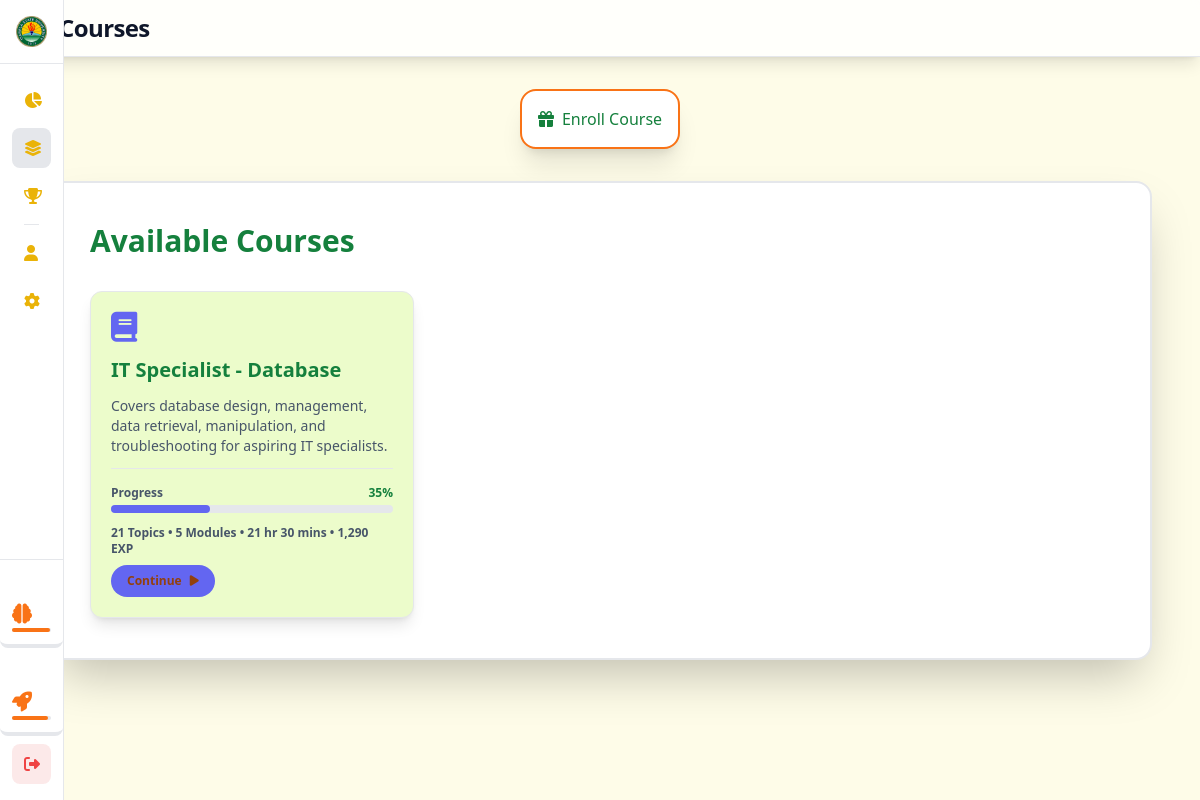
Page /Learner/courses.php (signed in) on the committed database.
### tables this page shows
CREATE TABLE `courses` (
  `id` int(11) NOT NULL AUTO_INCREMENT,
  `title` varchar(255) NOT NULL,
  `description` text DEFAULT NULL,
  PRIMARY KEY (`id`)
);

### Learner/functions/count_progress_percentage.php (called while the page is built, shortened)
<?php
include '../pdoconfig.php';
function count_progress_percentage($course_id, $module_id = null)
{
    global $pdo;
    if ($module_id === null) {
        $stmt = $pdo->prepare("SELECT * FROM modules WHERE course_id = :course_id");
        $stmt->execute([':course_id' => $course_id]);
        $modules = $stmt->fetchAll();
        $total_modules = 0;
        $sum_percentage = 0.0;
        foreach ($modules as $module) {
            $stmt = $pdo->prepare("SELECT COUNT(t.id) AS total_topics FROM topics t WHERE t.module_id = :module_id");
            $stmt->execute(['module_id' => $module['id']]);
            $topics = $stmt->fetch();
            $stmt = $pdo->prepare("SELECT COUNT(tc.id) AS completed_topics FROM topics_completed tc
                        JOIN topics t ON tc.topic_id = t.id
                    WHERE tc.student_id = :student_id AND t.module_id = :module_id");
            $stmt->execute([":student_id" => $_SESSION['student_id'], ":module_id" => $module['id']]);
            $t = $stmt->fetch();
            if ($t['completed_topics'] > 0) {
                $progress_percentage = ($t['completed_topics'] / $topics['total_topics']) * 100;
            } else {
                $progress_percentage = 0;
            }
            $sum_percentage += $progress_percentage;
            $total_modules++;
        }
        $progress_percentage = ($sum_percentage / $total_modules);
        return round($progress_percentage, 2);
    }
}
?>

### Learner/functions/count_topics.php (called while the page is built, shortened)
<?php
include '../pdoconfig.php';
function count_topics($course_id, $module_id = null) {
    global $pdo;
    if ($module_id === null) {
        $stmt = $pdo->prepare("
            SELECT COUNT(t.id) AS total_topics
            FROM topics t
            JOIN modules m ON t.module_id = m.id
            JOIN courses c ON m.course_id = c.id
            WHERE c.id = :course_id
        ");
        $stmt->execute([":course_id" => $course_id]);
    }
    $topics = $stmt->fetch();
    return $topics["total_topics"];
}
?>

### Learner/functions/count_estimated_time.php (called while the page is built, shortened)
<?php
include '../pdoconfig.php';
function count_estimated_time($course_id, $module_id = null)
{
    global $pdo;
    if ($module_id === null) {
        $stmt = $pdo->prepare("SELECT SUM(t.estimated_minute) AS total_minutes FROM topics t
                                JOIN modules m ON t.module_id = m.id
                                JOIN courses c ON m.course_id = c.id
                            WHERE c.id = :course_id");
        $stmt->execute([':course_id' => $course_id]);
        $topics = $stmt->fetch();
        $total_minutes = $topics['total_minutes'];
    }
    return $total_minutes;
}

### Learner/functions/format_time.php (called while the page is built)
<?php
function formatTime($minutes)
{
    $hours = floor($minutes / 60);
    $mins = $minutes % 60;
    if ($hours > 0 && $mins > 0) {
        return "$hours hr $mins mins";
    } elseif ($hours > 0) {
        return "$hours hr";
    } else {
        return "$mins mins";
    }
}
?>

### Learner/functions/count_total_exp.php (called while the page is built, shortened)
<?php
include '../pdoconfig.php';
function count_total_exp($course_id, $module_id = null)
{
    global $pdo;
    if ($module_id === null) {
        $stmt = $pdo->prepare("SELECT SUM(t.total_exp) AS total_exp FROM topics t
                                JOIN modules m ON t.module_id = m.id
                                JOIN courses c ON m.course_id = c.id
                            WHERE c.id = :course_id");
        $stmt->execute([':course_id' => $course_id]);
        $topics = $stmt->fetch();
        $base_exp = $topics['total_exp'];
        $performance_exp = $base_exp * 0.6;
    }
    return [$base_exp, $performance_exp];
}
?>

### Learner/courses.php (the view, shortened to what this page needs)
<?php
include 'functions/format_time.php';
include 'functions/count_modules.php';
include 'functions/count_topics.php';
include 'functions/count_estimated_time.php';
include 'functions/count_progress_percentage.php';
$student_id = $_SESSION['student_id'];
?>
<!DOCTYPE html>
<html lang="en">
<head>
    <link rel="stylesheet" href="../output.css">
    <link rel="stylesheet" href="https://cdnjs.cloudflare.com/ajax/libs/font-awesome/6.4.0/css/all.min.css"/>
</head>
<body class="min-h-screen flex" style="background-color: var(--color-main-bg); color: var(--color-text);">
    <?php include 'sidebar.php'?>
    <div class="flex-1 flex flex-col overflow-y-auto custom-scrollbar-hide">
        <header class="main-header backdrop-blur-sm p-4 shadow-lg px-6 py-3 flex justify-between items-center z-10"
            style="background-color: var(--color-header-bg); border-bottom: 1px solid var(--color-card-border);">
            <div class="flex items-center">
                <div class="flex gap-2">
                <h1 class="text-2xl font-extrabold tracking-tight" style="color: var(--color-text);">📚 Courses</h1>
            </div>
                </div>
        </header>
        <main class="flex-1 px-6 md:px-12 py-8 flex flex-col items-center justify-start">
            <button id="show-enrollment-btn" class="p-4 rounded-2xl shadow-xl mb-8 text-center transition-all hover:opacity-90 flex items-center justify-center"
            style="background-color: var(--color-card-bg); border: 2px solid var(--color-heading-secondary); color: var(--color-heading);">
                <i class="fas fa-gift mr-2"></i> Enroll Course
            </button>
            <div id="courses-section" class="p-8 md:p-10 rounded-2xl shadow-2xl w-full max-w-6xl mx-auto space-y-8"
            style="background-color: var(--color-card-bg); border: 2px solid var(--color-card-border);">
                <div class="flex justify-between items-center flex-wrap gap-4">
                    <h2 class="text-3xl font-extrabold" style="color: var(--color-heading);">Available Courses</h2>
                </div>
                <div id="courses-list" class="grid grid-cols-1 md:grid-cols-2 lg:grid-cols-3 gap-6 text-left">
                    <?php
                    $stmt = $pdo->prepare("SELECT c.* FROM courses c
                                    JOIN student_courses sc ON c.id = sc.course_id
                                WHERE sc.student_id = :student_id");
                    $stmt->execute([":student_id" => $student_id]);
                    $courses = $stmt->fetchAll();
                    if ($courses) {
                        foreach ($courses as $course) {
                            $total_minutes = count_estimated_time($course['id']);
                            $exp_gain = count_total_exp($course['id']);
                            $modules = count_modules($course['id']);
                            echo "
                            <div class='p-5 rounded-xl space-y-3 shadow-lg transition-all hover:shadow-xl hover:scale-[1.02] cursor-pointer h-full flex flex-col justify-between'
                                style='background-color: var(--color-card-section-bg); border: 1px solid var(--color-card-border);'>
                                <div class='space-y-3'>
                                    <i class='fas fa-book text-3xl' style='color: var(--color-indigo-500, #6366f1);'></i>
                                    <h4 class='text-xl font-bold' style='color: var(--color-heading);'>{$course['title']}</h4>
                                    <p class='text-sm line-clamp-3' style='color: var(--color-text-secondary);'>{$course['description']}</p>
                                </div>
                                <div class='mt-4 pt-4 border-t' style='border-color: var(--color-card-border);'>
                                    <div class='flex justify-between items-center text-xs mb-1 font-semibold'>
                                        <span style='color: var(--color-text-secondary);'>Progress</span>
                                        <span style='color: var(--color-heading);'>" . count_progress_percentage($course['id']) . "%</span>
                                    </div>
                                    <div class='w-full h-2 rounded-full mb-3' style='background-color: var(--color-progress-bg);'>
                                        <div class='h-full rounded-full'
                                            style='width: " . count_progress_percentage($course['id']) . "%; background-color: var(--color-indigo-500, #6366f1); transition: width 0.5s;'>
                                        </div>
                                    </div>
                                    <div class='text-xs font-semibold mb-2' style='color: var(--color-text-secondary);'>
                                        <span>" . count_topics($course['id']) . " Topics</span> •
                                        <span>{$modules['total_modules']} Modules</span> •
                                        <span>" . formatTime($total_minutes) . "</span> •
                                        <span>" . number_format($exp_gain[0]) . " EXP</span>
                                    </div>
                                    <a href='modules.php?course_id={$course['id']}' class='inline-flex items-center px-4 py-2 rounded-full text-xs font-bold transition-all bg-opacity-10'
                                    style='background-color: var(--color-indigo-500, #6366f1); color: var(--color-button-secondary-text);'>
                                        Continue <i class='fas fa-play ml-2'></i>
                                    </a>
                                </div>
                            </div>
                            ";
                        }
                    }
                    ?>
                </div>
            </div>
        </main>
    </div>
</body>
</html>

### Learner/courses.php (style rules this page uses)
.custom-scrollbar-hide { -ms-overflow-style: none; scrollbar-width: none; }

### Learner/sidebar.php (style rules this page uses)
.custom-scrollbar-hide { -ms-overflow-style: none; scrollbar-width: none; }

### rows in the picture
courses: title "IT Specialist - Database", description "Covers database design, management, data retrieval, manipulation, and troubleshooting for aspiring IT specialists.", id "35", id "21", total_modules "5", total_minutes "21 hr 30 mins", exp_gain "1,290"
